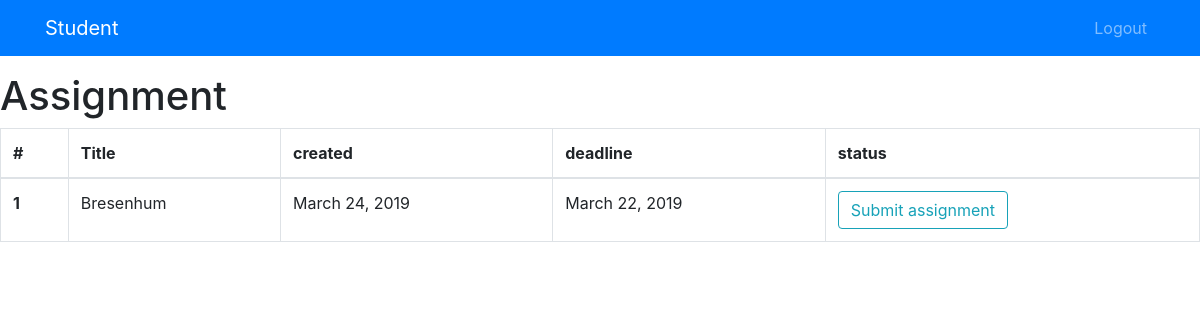
The page /student_group_detail/1/ (signed in) on the database as committed earlier.
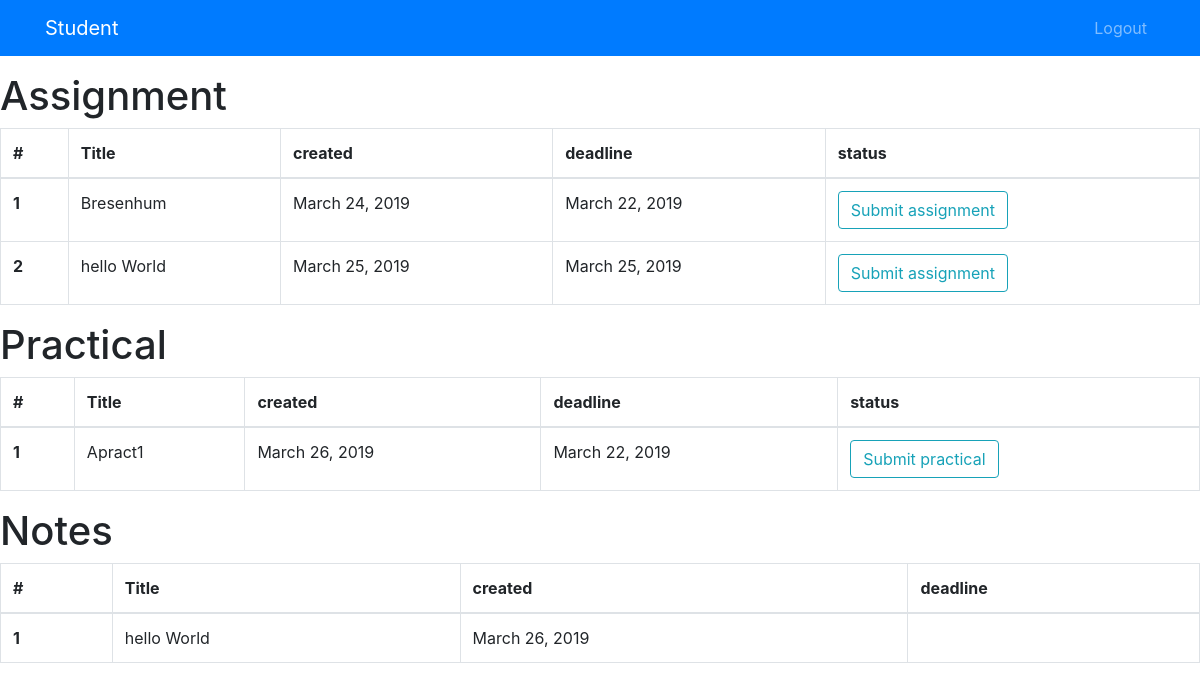
The same page on the database as committed later.
### teachers/models.py (models this page shows, shortened)
class assignment(models.Model):
    teacher=models.ForeignKey(teacher,on_delete=models.CASCADE)
    group=models.ForeignKey(group,on_delete=models.CASCADE)
    created = models.DateField(auto_now=True)
    title=models.CharField(max_length=50,blank=False)
    content=models.TextField(blank=True)
    file = models.FileField(upload_to="assignment",blank=True,null=True)
    deadline = models.DateField()

class practical(models.Model):
    teacher=models.ForeignKey(teacher,on_delete=models.CASCADE)
    group=models.ForeignKey(group,on_delete=models.CASCADE)
    created=models.DateField(auto_now=True)
    title = models.CharField(max_length=50,blank=False)
    content=models.TextField(blank=True)
    file = models.FileField(upload_to="practical",blank=True,null=True)
    deadline = models.DateField()

class notes(models.Model):
    teacher = models.ForeignKey(teacher, on_delete=models.CASCADE)
    group = models.ForeignKey(group, on_delete=models.CASCADE)
    created = models.DateField(auto_now=True)
    title = models.CharField(max_length=50,blank=False)
    content = models.TextField(blank=True)
    file = models.FileField(upload_to="notes", blank=True, null=True)

### home/views.py (the view)
# urls.py: path('student_group_detail/<int:pk>/',views.student_group_detail,name="student_group_detail"),
@login_required
def student_group_detail(request,pk):
    group_detail=group.objects.get(pk=pk)
    try :
        assignments=assignment.objects.filter(group=group_detail)
        print(assignment)
    except:
        assignments = None
    try :
        note=notes.objects.filter(group=group_detail)
    except:
        note = None
    try :
        practicals=practical.objects.filter(group=group_detail)
    except:
        practicals=None
    context={
        'group':group_detail,
        'assignment':assignments,
        'practical':practicals,
        'notes':note,
    }
    return render(request,"student_group_detail.html",context)

### templates/student_group_detail.html
{% extends "student_home.html" %}
{% block body %}
{% if assignment %}
<h1>Assignment</h1>
<table class="table table-bordered">
  <thead>
    <tr>
      <th scope="col">#</th>
      <th scope="col">Title</th>
      <th scope="col">created</th>
      <th scope="col">deadline</th>
      <th scope="col"> status</th>
    </tr>
  </thead>
  <tbody>
    {%for temp in assignment %}
    <tr>
      <th scope="row">{{forloop.counter}}</th>
      <td>{{temp.title}}</td>
      <td>{{temp.created}}</td>
      <td>{{temp.deadline}}</td>
      <td><a href="{% url 'student:submitassignment' pk=group.pk assignpk=temp.pk  %}" class="btn btn-outline-info" >Submit assignment</a></td>
    </tr>
    {%endfor %}
  </tbody>
</table>
{% endif %}
{% if practical %}
<h1>Practical</h1>
<table class="table table-bordered">
  <thead>
    <tr>
      <th scope="col">#</th>
      <th scope="col">Title</th>
      <th scope="col">created</th>
      <th scope="col">deadline</th>
      <th scope="col">status</th>
    </tr>
  </thead>
  <tbody>
    {%for temp in practical %}
    <tr>
      <th scope="row">{{forloop.counter}}</th>
      <td>{{temp.title}}</td>
      <td>{{temp.created}}</td>
      <td>{{temp.deadline}}</td>
        <td><a href="{% url 'student:submitpractical' pk=group.pk assignpk=temp.pk  %}" class="btn btn-outline-info" >Submit practical</a></td>
    </tr>
    {%endfor %}
  </tbody>
</table>
{% endif %}
{% if notes %}
<h1>Notes</h1>
<table class="table table-bordered">
  <thead>
    <tr>
      <th scope="col">#</th>
      <th scope="col">Title</th>
      <th scope="col">created</th>
      <th scope="col">deadline</th>
    </tr>
  </thead>
  <tbody>
    {%for temp in notes %}
    <tr>
      <th scope="row">{{forloop.counter}}</th>
      <td>{{temp.title}}</td>
      <td>{{temp.created}}</td>
      <td>{{temp.deadline}}</td>
    </tr>
    {%endfor %}
  </tbody>
</table>
{% endif %}
{% endblock %}

Rows that differ between the two databases and show on the page:
added assignment: title "hello World", created "March 25, 2019", deadline "March 25, 2019"
added practical: title "Apract1", created "March 26, 2019", deadline "March 22, 2019"
added notes: title "hello World", created "March 26, 2019"
Other text that changed with them:
text now shown: "Practical # Title created deadline status Notes # Title created deadline"
